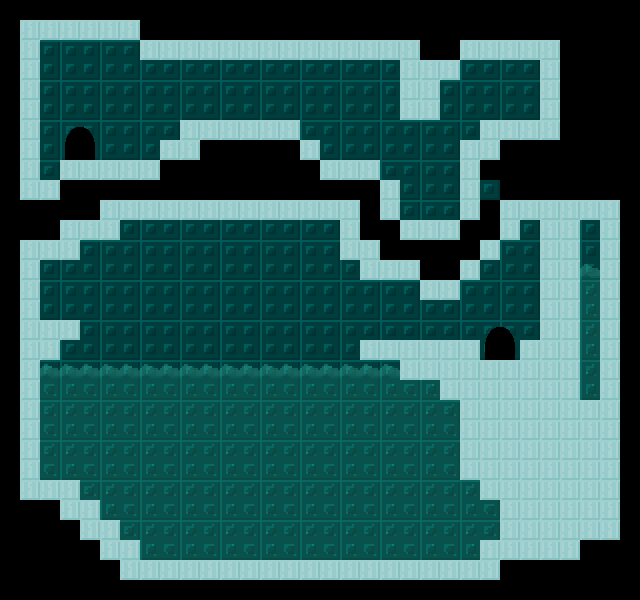

Rendered tile map (Tiled .tmx) drawn with the repository's tilesets; below, a short description and the map source with its tile grids summarised:
An orthogonal 32x30 tile map with 20x20 px tiles, 4 tile layers (background, mid, Water, Ground) and 55 objects (yel).

<map version="1.0" orientation="orthogonal" renderorder="right-down" width="32" height="30" tilewidth="20" tileheight="20">
 <tileset firstgid="1" name="All2" tilewidth="20" tileheight="20">
  <image source="../../assets/tileset.png" width="160" height="440" />
 </tileset>
 <layer name="background" width="32" height="30">
  <data>[960 cells, 960 non-empty, 4 distinct tile ids]</data>
 </layer>
 <layer name="mid" width="32" height="30">
  <data>[960 cells, 8 non-empty, 4 distinct tile ids]</data>
 </layer>
 <objectgroup name="objs">
  <object x="485" y="327" width="28" height="34">
   <properties>
    <property name="TO" value="ice_entry" />
   </properties>
  </object>
  <object gid="88" x="300" y="340">
   <properties>
    <property name="switch" value="!time" />
   </properties>
  </object>
  <object gid="88" x="240" y="340">
   <properties>
    <property name="switch" value="!time" />
   </properties>
  </object>
  <object gid="88" x="180" y="340">
   <properties>
    <property name="switch" value="!time" />
   </properties>
  </object>
  <object gid="88" x="120" y="340">
   <properties>
    <property name="switch" value="!time" />
   </properties>
  </object>
  <object gid="80" x="49" y="309">
   <properties>
    <property name="item" value="BIGKEY" />
   </properties>
  </object>
  <object gid="87" x="60" y="480" />
  <object gid="87" x="40" y="480" />
  <object gid="87" x="80" y="500" />
  <object gid="87" x="100" y="520" />
  <object gid="87" x="120" y="540" />
  <object gid="87" x="140" y="560" />
  <object gid="87" x="160" y="560" />
  <object gid="87" x="180" y="560" />
  <object gid="87" x="200" y="560" />
  <object gid="87" x="220" y="560" />
  <object gid="87" x="240" y="560" />
  <object gid="87" x="260" y="560" />
  <object gid="87" x="280" y="560" />
  <object gid="87" x="320" y="560" />
  <object gid="87" x="300" y="560" />
  <object gid="87" x="340" y="560" />
  <object gid="87" x="360" y="560" />
  <object gid="87" x="380" y="560" />
  <object gid="87" x="420" y="560" />
  <object gid="87" x="400" y="560" />
  <object gid="87" x="440" y="560" />
  <object gid="87" x="460" y="560" />
  <object gid="87" x="380" y="180" />
  <object gid="87" x="480" y="540" />
  <object gid="87" x="460" y="340" />
  <object gid="87" x="520" y="340" />
  <object gid="31" x="103" y="417" />
  <object gid="31" x="316" y="453" />
  <object gid="31" x="368" y="527" />
  <object gid="99" x="498" y="99">
   <properties>
    <property name="change" value="eye" />
   </properties>
  </object>
  <object gid="91" x="440" y="340">
   <properties>
    <property name="change" value="$start" />
    <property name="switch" value="!eye" />
   </properties>
  </object>
  <object gid="88" x="580" y="260">
   <properties>
    <property name="switch" value="time" />
   </properties>
  </object>
  <object gid="72" x="580" y="400">
   <properties>
    <property name="YELLOW" value="$stop" />
   </properties>
  </object>
  <object name="yel" gid="37" x="580" y="240" />
  <object x="67" y="127" width="28" height="34">
   <properties>
    <property name="TO" value="ice_puzzle_normal" />
   </properties>
  </object>
  <object gid="87" x="420" y="220" />
  <object gid="87" x="320" y="160" />
  <object gid="87" x="340" y="160" />
  <object gid="87" x="260" y="120" />
  <object gid="87" x="240" y="120" />
  <object gid="87" x="220" y="120" />
  <object gid="87" x="180" y="120" />
  <object gid="87" x="100" y="160" />
  <object gid="87" x="120" y="160" />
  <object gid="87" x="40" y="180" />
 </objectgroup>
 <layer name="Water" width="32" height="30" opacity="0.24">
  <properties>
   <property name="parallax_x" value="1" />
   <property name="parallax_y" value="1" />
  </properties>
  <data>[960 cells, 375 non-empty, 2 distinct tile ids]</data>
 </layer>
 <layer name="Ground" width="32" height="30">
  <data>[960 cells, 505 non-empty, 2 distinct tile ids]</data>
 </layer>
 <objectgroup name="Zones">
  <object x="20" y="201" width="605" height="226" />
  <object x="18" y="26" width="397" height="169" />
  <object x="333" y="27" width="282.333" height="378.333" />
  <object x="17.5" y="357" width="605" height="226" />
 </objectgroup>
</map>
